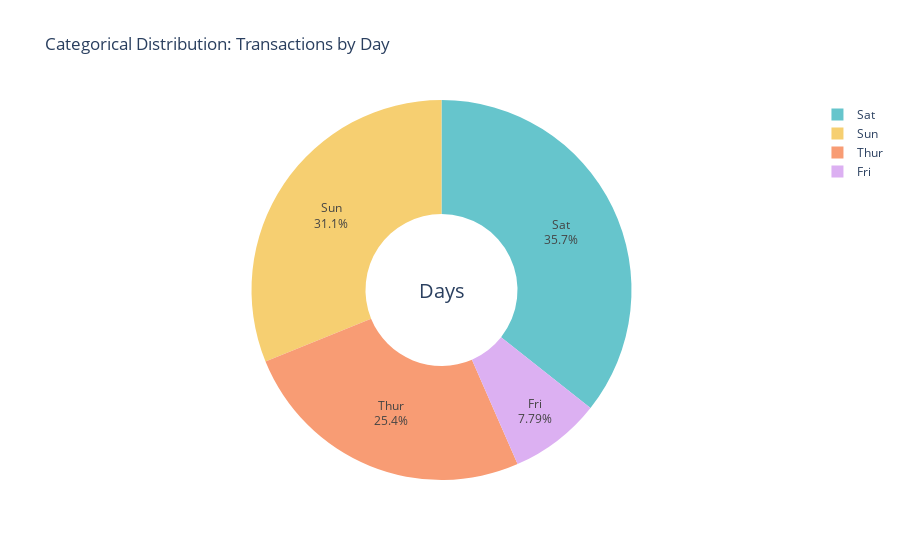

This figure's notebook cell:
### Markdown cell above
## 3. Categorical Analysis
When dealing with categorical variables, we cannot calculate a mean or median. Instead, we analyze the **Frequency** and **Proportion**.

### **Frequency ($f$)**
The total count of occurrences for a specific category.

### **Relative Frequency (Proportion)**
The fraction of the total data that falls into a specific category. This is often expressed as a percentage.
$$p = \frac{f}{n}$$

* **Frequency Table:** A summary showing the count and percentage for each category.
* **Visualization:** Pie charts or Bar charts are most effective here.

### Code cell
# Calculate counts and percentages
counts = df['day'].value_counts()
proportions = df['day'].value_counts(normalize=True) * 100

# Create Interactive Donut Chart
fig = go.Figure(data=[go.Pie(
    labels=counts.index, 
    values=counts.values, 
    hole=.4,
    textinfo='label+percent',
    marker=dict(colors=px.colors.qualitative.Pastel)
)])

fig.update_layout(
    title="Categorical Distribution: Transactions by Day",
    annotations=[dict(text='Days', x=0.5, y=0.5, font_size=20, showarrow=False)]
)

fig.show()

### Figure 1 — Plotly figure (JSON) as saved in the notebook; plotly's stock layout.template omitted (floating-point values rounded to 4 significant figures)
{"data": [{"hole": 0.4, "labels": ["Sat", "Sun", "Thur", "Fri"], "marker": {"colors": ["rgb(102, 197, 204)", "rgb(246, 207, 113)", "rgb(248, 156, 116)", "rgb(220, 176, 242)", "rgb(135, 197, 95)", "rgb(158, 185, 243)", "rgb(254, 136, 177)", "rgb(201, 219, 116)", "rgb(139, 224, 164)", "rgb(180, 151, 231)", "rgb(179, 179, 179)"]}, "textinfo": "label+percent", "type": "pie", "values": [87, 76, 62, 19]}], "layout": {"annotations": [{"font": {"size": 20}, "showarrow": false, "text": "Days", "x": 0.5, "y": 0.5}], "title": {"text": "Categorical Distribution: Transactions by Day"}}}
